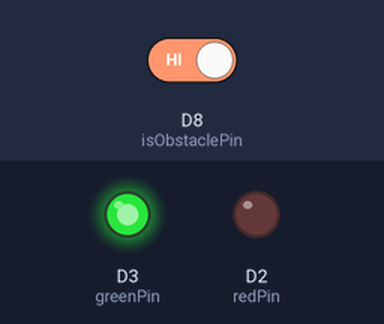
Recording of a sketch running on a simulated ESP8266 (NodeMCU). On the bench: output pins drawn as LEDs (lit = HIGH). The inputs (shaded band) are chosen by the test bench; at power-on: D8 (isObstaclePin) HIGH.

Above: at 1.2 s.
1.3 s: D8 (isObstaclePin) driven LOW
At 2.5 s:
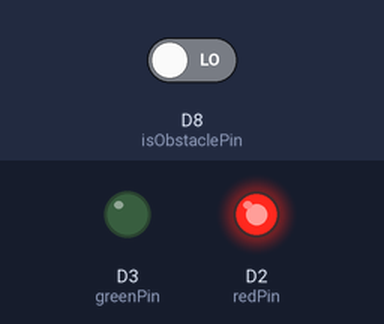
2.8 s: D8 (isObstaclePin) driven HIGH
At 3.6 s:
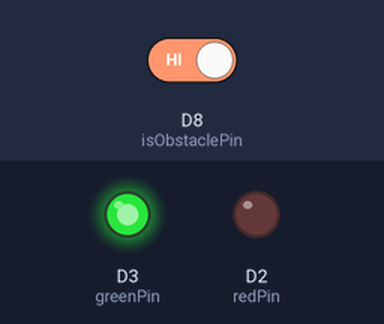
Timing chart, 0 to 5.8 s (numbered marks = the images above; inputs shaded):
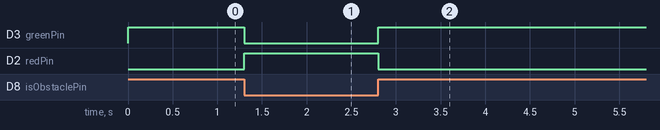

Measured:
- after the input at 1.3 s, D3 (greenPin): HIGH → LOW at once; D2 (redPin): LOW → HIGH at once
- after the input at 2.8 s, D3 (greenPin): LOW → HIGH at once; D2 (redPin): HIGH → LOW at once

The sketch:

irobstacle.ino
```cpp
int redPin = D2, greenPin = D3, isObstaclePin = D8;
int isObstacle = HIGH;  // HIGH MEANS NO OBSTACLE

void setup() {
  pinMode(redPin, OUTPUT);
  pinMode(greenPin, OUTPUT);
}

// the loop function runs over and over again forever
void loop() {
  isObstacle = digitalRead(isObstaclePin);
  if (isObstacle == LOW) // OBSTACLE
  {
    digitalWrite(greenPin, LOW);
    digitalWrite(redPin, HIGH);
  }
  else
  {
    digitalWrite(redPin, LOW);
    digitalWrite(greenPin, HIGH);
  }
  delay(100);
}
```
